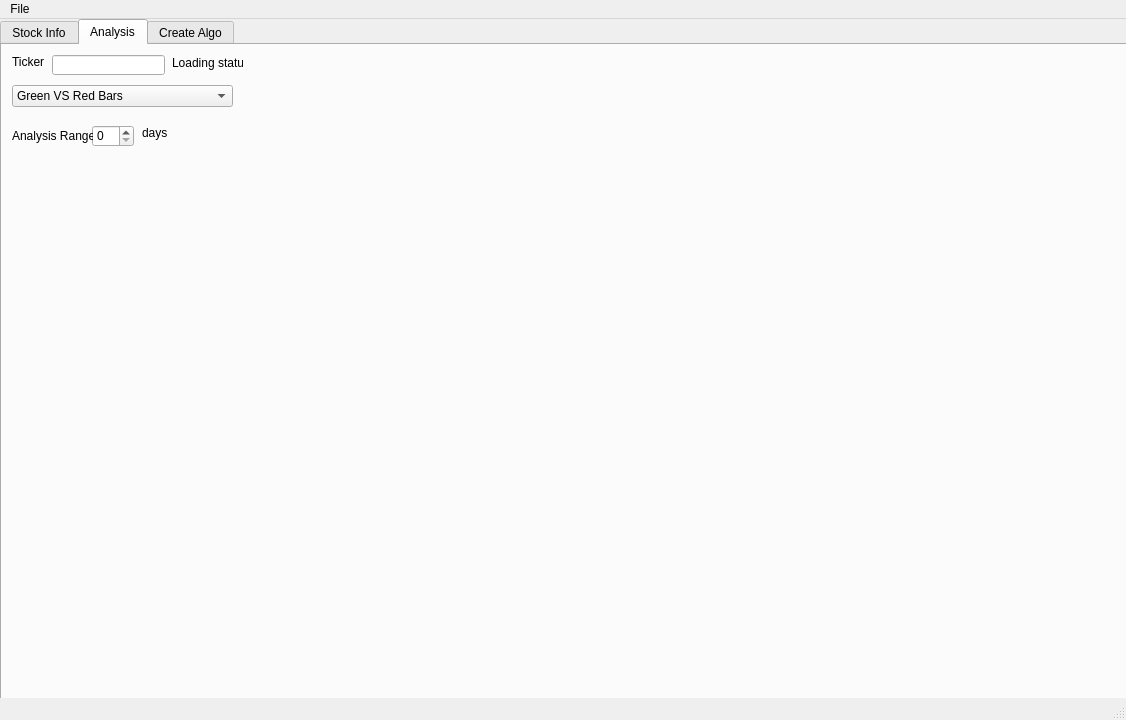
<?xml version="1.0" encoding="UTF-8"?>
<ui version="4.0">
 <class>MainWindow</class>
 <widget class="QMainWindow" name="MainWindow">
  <property name="geometry">
   <rect>
    <x>0</x>
    <y>0</y>
    <width>1126</width>
    <height>720</height>
   </rect>
  </property>
  <property name="windowTitle">
   <string>Stock Screener</string>
  </property>
  <widget class="QWidget" name="centralwidget">
   <widget class="QTabWidget" name="tabWidget">
    <property name="geometry">
     <rect>
      <x>0</x>
      <y>0</y>
      <width>1281</width>
      <height>701</height>
     </rect>
    </property>
    <property name="focusPolicy">
     <enum>Qt::NoFocus</enum>
    </property>
    <property name="currentIndex">
     <number>1</number>
    </property>
    <widget class="QWidget" name="tab_3">
     <attribute name="title">
      <string>Stock Info</string>
     </attribute>
     <widget class="QLineEdit" name="lineEdit_2">
      <property name="geometry">
       <rect>
        <x>40</x>
        <y>10</y>
        <width>113</width>
        <height>20</height>
       </rect>
      </property>
     </widget>
     <widget class="QLabel" name="label_2">
      <property name="geometry">
       <rect>
        <x>0</x>
        <y>10</y>
        <width>47</width>
        <height>14</height>
       </rect>
      </property>
      <property name="text">
       <string>Ticker</string>
      </property>
     </widget>
     <widget class="QLabel" name="label_3">
      <property name="geometry">
       <rect>
        <x>0</x>
        <y>50</y>
        <width>47</width>
        <height>14</height>
       </rect>
      </property>
      <property name="text">
       <string>Volume</string>
      </property>
     </widget>
     <widget class="QTextBrowser" name="textBrowser_3">
      <property name="geometry">
       <rect>
        <x>80</x>
        <y>51</y>
        <width>121</width>
        <height>20</height>
       </rect>
      </property>
      <property name="verticalScrollBarPolicy">
       <enum>Qt::ScrollBarAlwaysOff</enum>
      </property>
     </widget>
     <widget class="QLabel" name="label_4">
      <property name="geometry">
       <rect>
        <x>0</x>
        <y>110</y>
        <width>47</width>
        <height>14</height>
       </rect>
      </property>
      <property name="text">
       <string>Close</string>
      </property>
     </widget>
     <widget class="QTextBrowser" name="textBrowser_4">
      <property name="geometry">
       <rect>
        <x>80</x>
        <y>110</y>
        <width>121</width>
        <height>20</height>
       </rect>
      </property>
      <property name="verticalScrollBarPolicy">
       <enum>Qt::ScrollBarAlwaysOff</enum>
      </property>
     </widget>
     <widget class="QGraphicsView" name="graphicsView">
      <property name="geometry">
       <rect>
        <x>0</x>
        <y>340</y>
        <width>381</width>
        <height>311</height>
       </rect>
      </property>
     </widget>
     <widget class="QLabel" name="label_5">
      <property name="geometry">
       <rect>
        <x>10</x>
        <y>310</y>
        <width>47</width>
        <height>14</height>
       </rect>
      </property>
      <property name="text">
       <string>Last</string>
      </property>
     </widget>
     <widget class="QLabel" name="label_6">
      <property name="geometry">
       <rect>
        <x>80</x>
        <y>310</y>
        <width>61</width>
        <height>16</height>
       </rect>
      </property>
      <property name="text">
       <string>Days OHLC</string>
      </property>
     </widget>
     <widget class="QLineEdit" name="lineEdit">
      <property name="geometry">
       <rect>
        <x>40</x>
        <y>310</y>
        <width>31</width>
        <height>20</height>
       </rect>
      </property>
     </widget>
     <widget class="QLabel" name="label">
      <property name="geometry">
       <rect>
        <x>0</x>
        <y>80</y>
        <width>61</width>
        <height>16</height>
       </rect>
      </property>
      <property name="text">
       <string>10-Avg Vol</string>
      </property>
     </widget>
     <widget class="QTextBrowser" name="textBrowser_5">
      <property name="geometry">
       <rect>
        <x>80</x>
        <y>81</y>
        <width>121</width>
        <height>20</height>
       </rect>
      </property>
      <property name="verticalScrollBarPolicy">
       <enum>Qt::ScrollBarAlwaysOff</enum>
      </property>
     </widget>
     <widget class="QLabel" name="label_7">
      <property name="geometry">
       <rect>
        <x>0</x>
        <y>140</y>
        <width>47</width>
        <height>14</height>
       </rect>
      </property>
      <property name="text">
       <string>QRG</string>
      </property>
     </widget>
     <widget class="QTextBrowser" name="textBrowser_6">
      <property name="geometry">
       <rect>
        <x>80</x>
        <y>140</y>
        <width>121</width>
        <height>20</height>
       </rect>
      </property>
      <property name="verticalScrollBarPolicy">
       <enum>Qt::ScrollBarAlwaysOff</enum>
      </property>
     </widget>
     <widget class="QLabel" name="label_8">
      <property name="geometry">
       <rect>
        <x>0</x>
        <y>170</y>
        <width>47</width>
        <height>14</height>
       </rect>
      </property>
      <property name="text">
       <string>EPS</string>
      </property>
     </widget>
     <widget class="QTextBrowser" name="textBrowser_7">
      <property name="geometry">
       <rect>
        <x>80</x>
        <y>170</y>
        <width>121</width>
        <height>20</height>
       </rect>
      </property>
      <property name="verticalScrollBarPolicy">
       <enum>Qt::ScrollBarAlwaysOff</enum>
      </property>
     </widget>
     <widget class="QLabel" name="label_9">
      <property name="geometry">
       <rect>
        <x>0</x>
        <y>200</y>
        <width>81</width>
        <height>16</height>
       </rect>
      </property>
      <property name="text">
       <string>Dividend Yield</string>
      </property>
     </widget>
     <widget class="QTextBrowser" name="textBrowser_8">
      <property name="geometry">
       <rect>
        <x>80</x>
        <y>200</y>
        <width>121</width>
        <height>20</height>
       </rect>
      </property>
      <property name="verticalScrollBarPolicy">
       <enum>Qt::ScrollBarAlwaysOff</enum>
      </property>
     </widget>
     <widget class="QLabel" name="label_10">
      <property name="geometry">
       <rect>
        <x>0</x>
        <y>230</y>
        <width>61</width>
        <height>16</height>
       </rect>
      </property>
      <property name="text">
       <string>Market Cap</string>
      </property>
     </widget>
     <widget class="QTextBrowser" name="textBrowser_9">
      <property name="geometry">
       <rect>
        <x>80</x>
        <y>230</y>
        <width>121</width>
        <height>20</height>
       </rect>
      </property>
      <property name="verticalScrollBarPolicy">
       <enum>Qt::ScrollBarAlwaysOff</enum>
      </property>
     </widget>
    </widget>
    <widget class="QWidget" name="tab">
     <attribute name="title">
      <string>Analysis</string>
     </attribute>
     <widget class="QLineEdit" name="lineEdit_3">
      <property name="geometry">
       <rect>
        <x>50</x>
        <y>10</y>
        <width>113</width>
        <height>20</height>
       </rect>
      </property>
     </widget>
     <widget class="QLabel" name="label_11">
      <property name="geometry">
       <rect>
        <x>10</x>
        <y>10</y>
        <width>47</width>
        <height>14</height>
       </rect>
      </property>
      <property name="text">
       <string>Ticker</string>
      </property>
     </widget>
     <widget class="QLabel" name="label_12">
      <property name="geometry">
       <rect>
        <x>170</x>
        <y>10</y>
        <width>71</width>
        <height>16</height>
       </rect>
      </property>
      <property name="text">
       <string>Loading status</string>
      </property>
     </widget>
     <widget class="QComboBox" name="comboBox">
      <property name="geometry">
       <rect>
        <x>10</x>
        <y>40</y>
        <width>221</width>
        <height>22</height>
       </rect>
      </property>
      <item>
       <property name="text">
        <string>Green VS Red Bars</string>
       </property>
      </item>
      <item>
       <property name="text">
        <string>Two Crows</string>
       </property>
      </item>
      <item>
       <property name="text">
        <string>Three Black Crows</string>
       </property>
      </item>
      <item>
       <property name="text">
        <string>Three Inside Up/Down</string>
       </property>
      </item>
      <item>
       <property name="text">
        <string>Three-Line Strike</string>
       </property>
      </item>
      <item>
       <property name="text">
        <string>Three Outside Up/Down</string>
       </property>
      </item>
      <item>
       <property name="text">
        <string>Three Stars In The South</string>
       </property>
      </item>
      <item>
       <property name="text">
        <string>Three Advancing White Soldiers</string>
       </property>
      </item>
      <item>
       <property name="text">
        <string>Abandoned Baby</string>
       </property>
      </item>
      <item>
       <property name="text">
        <string>Advance Block</string>
       </property>
      </item>
      <item>
       <property name="text">
        <string>Belt-hold</string>
       </property>
      </item>
      <item>
       <property name="text">
        <string>Breakaway</string>
       </property>
      </item>
      <item>
       <property name="text">
        <string>ClosingMarubozu</string>
       </property>
      </item>
      <item>
       <property name="text">
        <string>Concealing Baby Swallow</string>
       </property>
      </item>
      <item>
       <property name="text">
        <string>Counterattack</string>
       </property>
      </item>
      <item>
       <property name="text">
        <string>Dark Cloud Cover</string>
       </property>
      </item>
      <item>
       <property name="text">
        <string>Doji</string>
       </property>
      </item>
      <item>
       <property name="text">
        <string>Doji Star</string>
       </property>
      </item>
      <item>
       <property name="text">
        <string>Dragonfly Doji</string>
       </property>
      </item>
      <item>
       <property name="text">
        <string>Engulfing Pattern</string>
       </property>
      </item>
      <item>
       <property name="text">
        <string>Evening Doji Star</string>
       </property>
      </item>
      <item>
       <property name="text">
        <string>Evening Star</string>
       </property>
      </item>
      <item>
       <property name="text">
        <string>Up/Down-gap side-by-side white lines</string>
       </property>
      </item>
      <item>
       <property name="text">
        <string>Gravestone Doji</string>
       </property>
      </item>
      <item>
       <property name="text">
        <string>Hammer</string>
       </property>
      </item>
      <item>
       <property name="text">
        <string>Hanging Man</string>
       </property>
      </item>
      <item>
       <property name="text">
        <string>Harami Pattern</string>
       </property>
      </item>
      <item>
       <property name="text">
        <string>Harami Cross Pattern</string>
       </property>
      </item>
      <item>
       <property name="text">
        <string>High-Wave Candle</string>
       </property>
      </item>
      <item>
       <property name="text">
        <string>Hikkake Pattern</string>
       </property>
      </item>
      <item>
       <property name="text">
        <string>Modified Hikkake Pattern</string>
       </property>
      </item>
      <item>
       <property name="text">
        <string>Homing Pigeon</string>
       </property>
      </item>
      <item>
       <property name="text">
        <string>Identical Three Crows</string>
       </property>
      </item>
      <item>
       <property name="text">
        <string>In-Neck Pattern</string>
       </property>
      </item>
      <item>
       <property name="text">
        <string>Inverted Hammer</string>
       </property>
      </item>
      <item>
       <property name="text">
        <string>Kicking</string>
       </property>
      </item>
      <item>
       <property name="text">
        <string>Kicking-bull/bear (longer marubozu)</string>
       </property>
      </item>
      <item>
       <property name="text">
        <string>Ladder Bottom</string>
       </property>
      </item>
      <item>
       <property name="text">
        <string>Long Legged Doji</string>
       </property>
      </item>
      <item>
       <property name="text">
        <string>Long Line Candle</string>
       </property>
      </item>
      <item>
       <property name="text">
        <string>Marubozu</string>
       </property>
      </item>
      <item>
       <property name="text">
        <string>Matching Low</string>
       </property>
      </item>
      <item>
       <property name="text">
        <string>Mat Hold</string>
       </property>
      </item>
      <item>
       <property name="text">
        <string>Morning Doji Star</string>
       </property>
      </item>
      <item>
       <property name="text">
        <string>Morning Star</string>
       </property>
      </item>
      <item>
       <property name="text">
        <string>On-Neck Pattern</string>
       </property>
      </item>
      <item>
       <property name="text">
        <string>Piercing Pattern</string>
       </property>
      </item>
      <item>
       <property name="text">
        <string>Rickshaw Man</string>
       </property>
      </item>
      <item>
       <property name="text">
        <string>Rising/Falling Three Methods</string>
       </property>
      </item>
      <item>
       <property name="text">
        <string>Separating Lines</string>
       </property>
      </item>
      <item>
       <property name="text">
        <string>Shooting Star</string>
       </property>
      </item>
      <item>
       <property name="text">
        <string>Short Line Candle</string>
       </property>
      </item>
      <item>
       <property name="text">
        <string>Spinning Top</string>
       </property>
      </item>
      <item>
       <property name="text">
        <string>Stalled Pattern</string>
       </property>
      </item>
      <item>
       <property name="text">
        <string>Stick Sandwich</string>
       </property>
      </item>
      <item>
       <property name="text">
        <string>Takuri</string>
       </property>
      </item>
      <item>
       <property name="text">
        <string>Tasuki Gap</string>
       </property>
      </item>
      <item>
       <property name="text">
        <string>Thrusting Pattern</string>
       </property>
      </item>
      <item>
       <property name="text">
        <string>Tristar Pattern</string>
       </property>
      </item>
      <item>
       <property name="text">
        <string>Unique 3 River</string>
       </property>
      </item>
      <item>
       <property name="text">
        <string>Upside Gap Two Crows</string>
       </property>
      </item>
      <item>
       <property name="text">
        <string>Upside/Downside Gap Three Methods</string>
       </property>
      </item>
     </widget>
     <widget class="QSpinBox" name="spinBox">
      <property name="geometry">
       <rect>
        <x>90</x>
        <y>80</y>
        <width>42</width>
        <height>22</height>
       </rect>
      </property>
     </widget>
     <widget class="QLabel" name="label_14">
      <property name="geometry">
       <rect>
        <x>140</x>
        <y>80</y>
        <width>31</width>
        <height>16</height>
       </rect>
      </property>
      <property name="text">
       <string>days</string>
      </property>
     </widget>
     <widget class="QLabel" name="label_13">
      <property name="geometry">
       <rect>
        <x>10</x>
        <y>80</y>
        <width>81</width>
        <height>21</height>
       </rect>
      </property>
      <property name="text">
       <string>Analysis Range</string>
      </property>
     </widget>
     <widget class="QLabel" name="label_15">
      <property name="geometry">
       <rect>
        <x>10</x>
        <y>110</y>
        <width>331</width>
        <height>281</height>
       </rect>
      </property>
      <property name="autoFillBackground">
       <bool>false</bool>
      </property>
      <property name="text">
       <string/>
      </property>
      <property name="pixmap">
       <pixmap>img/bar-patterns/two-crows.png</pixmap>
      </property>
      <property name="scaledContents">
       <bool>true</bool>
      </property>
      <property name="margin">
       <number>0</number>
      </property>
     </widget>
    </widget>
    <widget class="QWidget" name="tab_2">
     <attribute name="title">
      <string>Create Algo</string>
     </attribute>
    </widget>
   </widget>
  </widget>
  <widget class="QMenuBar" name="menubar">
   <property name="geometry">
    <rect>
     <x>0</x>
     <y>0</y>
     <width>1126</width>
     <height>22</height>
    </rect>
   </property>
   <widget class="QMenu" name="menuMain">
    <property name="title">
     <string>File</string>
    </property>
    <addaction name="actionSettings"/>
    <addaction name="actionAppendix"/>
   </widget>
   <addaction name="menuMain"/>
  </widget>
  <widget class="QStatusBar" name="statusbar"/>
  <action name="actionSettings">
   <property name="text">
    <string>Settings</string>
   </property>
  </action>
  <action name="actionAppendix">
   <property name="text">
    <string>Appendix</string>
   </property>
  </action>
 </widget>
 <resources/>
 <connections/>
</ui>
